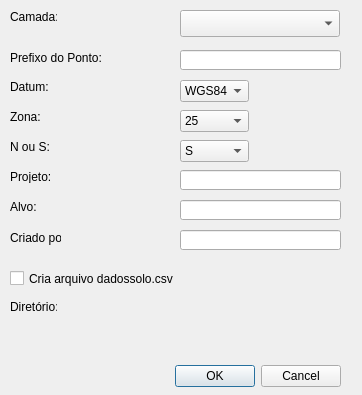
<?xml version="1.0" encoding="UTF-8"?>
<ui version="4.0">
 <class>AjustaSoloDialogBase</class>
 <widget class="QDialog" name="AjustaSoloDialogBase">
  <property name="geometry">
   <rect>
    <x>0</x>
    <y>0</y>
    <width>362</width>
    <height>395</height>
   </rect>
  </property>
  <property name="windowTitle">
   <string>Ajustar Solo</string>
  </property>
  <widget class="QDialogButtonBox" name="button_box">
   <property name="geometry">
    <rect>
     <x>0</x>
     <y>360</y>
     <width>341</width>
     <height>32</height>
    </rect>
   </property>
   <property name="orientation">
    <enum>Qt::Horizontal</enum>
   </property>
   <property name="standardButtons">
    <set>QDialogButtonBox::Cancel|QDialogButtonBox::Ok</set>
   </property>
  </widget>
  <widget class="QgsMapLayerComboBox" name="mMapLayerComboBox">
   <property name="geometry">
    <rect>
     <x>180</x>
     <y>10</y>
     <width>160</width>
     <height>27</height>
    </rect>
   </property>
  </widget>
  <widget class="QLabel" name="label">
   <property name="geometry">
    <rect>
     <x>10</x>
     <y>10</y>
     <width>47</width>
     <height>13</height>
    </rect>
   </property>
   <property name="text">
    <string>Camada:</string>
   </property>
  </widget>
  <widget class="QLabel" name="label_6">
   <property name="geometry">
    <rect>
     <x>10</x>
     <y>50</y>
     <width>101</width>
     <height>16</height>
    </rect>
   </property>
   <property name="text">
    <string>Prefixo do Ponto:</string>
   </property>
  </widget>
  <widget class="QLineEdit" name="lineEditPrefix">
   <property name="geometry">
    <rect>
     <x>180</x>
     <y>50</y>
     <width>161</width>
     <height>20</height>
    </rect>
   </property>
  </widget>
  <widget class="QComboBox" name="comboBoxDatum">
   <property name="geometry">
    <rect>
     <x>180</x>
     <y>80</y>
     <width>69</width>
     <height>22</height>
    </rect>
   </property>
   <item>
    <property name="text">
     <string>WGS84</string>
    </property>
   </item>
  </widget>
  <widget class="QLabel" name="label_7">
   <property name="geometry">
    <rect>
     <x>10</x>
     <y>80</y>
     <width>47</width>
     <height>13</height>
    </rect>
   </property>
   <property name="text">
    <string>Datum:</string>
   </property>
  </widget>
  <widget class="QLabel" name="label_8">
   <property name="geometry">
    <rect>
     <x>10</x>
     <y>110</y>
     <width>47</width>
     <height>13</height>
    </rect>
   </property>
   <property name="text">
    <string>Zona:</string>
   </property>
  </widget>
  <widget class="QComboBox" name="comboBoxZona">
   <property name="geometry">
    <rect>
     <x>180</x>
     <y>110</y>
     <width>69</width>
     <height>22</height>
    </rect>
   </property>
   <item>
    <property name="text">
     <string>25</string>
    </property>
   </item>
   <item>
    <property name="text">
     <string>24</string>
    </property>
   </item>
   <item>
    <property name="text">
     <string>23</string>
    </property>
   </item>
   <item>
    <property name="text">
     <string>22</string>
    </property>
   </item>
   <item>
    <property name="text">
     <string>21</string>
    </property>
   </item>
   <item>
    <property name="text">
     <string>20</string>
    </property>
   </item>
  </widget>
  <widget class="QComboBox" name="comboBoxNs">
   <property name="geometry">
    <rect>
     <x>180</x>
     <y>140</y>
     <width>69</width>
     <height>22</height>
    </rect>
   </property>
   <item>
    <property name="text">
     <string>S</string>
    </property>
   </item>
   <item>
    <property name="text">
     <string>N</string>
    </property>
   </item>
  </widget>
  <widget class="QLabel" name="label_9">
   <property name="geometry">
    <rect>
     <x>10</x>
     <y>140</y>
     <width>47</width>
     <height>13</height>
    </rect>
   </property>
   <property name="text">
    <string>N ou S:</string>
   </property>
  </widget>
  <widget class="QLabel" name="label_10">
   <property name="geometry">
    <rect>
     <x>10</x>
     <y>170</y>
     <width>47</width>
     <height>13</height>
    </rect>
   </property>
   <property name="text">
    <string>Projeto:</string>
   </property>
  </widget>
  <widget class="QLabel" name="label_11">
   <property name="geometry">
    <rect>
     <x>10</x>
     <y>200</y>
     <width>47</width>
     <height>13</height>
    </rect>
   </property>
   <property name="text">
    <string>Alvo:</string>
   </property>
  </widget>
  <widget class="QLabel" name="label_12">
   <property name="geometry">
    <rect>
     <x>10</x>
     <y>230</y>
     <width>51</width>
     <height>16</height>
    </rect>
   </property>
   <property name="text">
    <string>Criado por:</string>
   </property>
  </widget>
  <widget class="QLineEdit" name="lineEditProjeto">
   <property name="geometry">
    <rect>
     <x>180</x>
     <y>170</y>
     <width>161</width>
     <height>20</height>
    </rect>
   </property>
  </widget>
  <widget class="QLineEdit" name="lineEditAlvo">
   <property name="geometry">
    <rect>
     <x>180</x>
     <y>200</y>
     <width>161</width>
     <height>20</height>
    </rect>
   </property>
  </widget>
  <widget class="QLineEdit" name="lineEditQuem">
   <property name="geometry">
    <rect>
     <x>180</x>
     <y>230</y>
     <width>161</width>
     <height>20</height>
    </rect>
   </property>
  </widget>
  <widget class="QCheckBox" name="checkBoxCsv">
   <property name="geometry">
    <rect>
     <x>10</x>
     <y>270</y>
     <width>191</width>
     <height>17</height>
    </rect>
   </property>
   <property name="text">
    <string>Cria arquivo dadossolo.csv</string>
   </property>
  </widget>
  <widget class="QLabel" name="label_2">
   <property name="geometry">
    <rect>
     <x>10</x>
     <y>300</y>
     <width>47</width>
     <height>13</height>
    </rect>
   </property>
   <property name="text">
    <string>Diretório:</string>
   </property>
  </widget>
  <widget class="QgsFileWidget" name="mQgsFileWidget">
   <property name="geometry">
    <rect>
     <x>120</x>
     <y>300</y>
     <width>221</width>
     <height>27</height>
    </rect>
   </property>
   <property name="storageMode">
    <enum>QgsFileWidget::GetDirectory</enum>
   </property>
  </widget>
 </widget>
 <customwidgets>
  <customwidget>
   <class>QgsFileWidget</class>
   <extends>QWidget</extends>
   <header>qgsfilewidget.h</header>
  </customwidget>
  <customwidget>
   <class>QgsMapLayerComboBox</class>
   <extends>QComboBox</extends>
   <header>qgsmaplayercombobox.h</header>
  </customwidget>
 </customwidgets>
 <resources/>
 <connections>
  <connection>
   <sender>button_box</sender>
   <signal>accepted()</signal>
   <receiver>AjustaSoloDialogBase</receiver>
   <slot>accept()</slot>
   <hints>
    <hint type="sourcelabel">
     <x>20</x>
     <y>20</y>
    </hint>
    <hint type="destinationlabel">
     <x>20</x>
     <y>20</y>
    </hint>
   </hints>
  </connection>
  <connection>
   <sender>button_box</sender>
   <signal>rejected()</signal>
   <receiver>AjustaSoloDialogBase</receiver>
   <slot>reject()</slot>
   <hints>
    <hint type="sourcelabel">
     <x>20</x>
     <y>20</y>
    </hint>
    <hint type="destinationlabel">
     <x>20</x>
     <y>20</y>
    </hint>
   </hints>
  </connection>
 </connections>
</ui>
